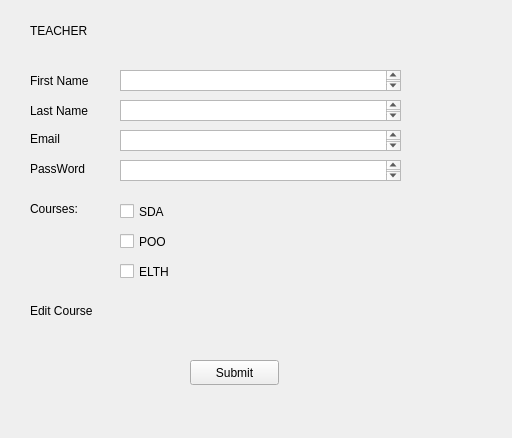
<?xml version="1.0" encoding="UTF-8"?>
<ui version="4.0">
 <class>menu_teacher</class>
 <widget class="QWidget" name="menu_teacher">
  <property name="geometry">
   <rect>
    <x>0</x>
    <y>0</y>
    <width>512</width>
    <height>438</height>
   </rect>
  </property>
  <property name="windowTitle">
   <string>Form</string>
  </property>
  <widget class="QLabel" name="label">
   <property name="geometry">
    <rect>
     <x>30</x>
     <y>20</y>
     <width>71</width>
     <height>21</height>
    </rect>
   </property>
   <property name="text">
    <string>TEACHER</string>
   </property>
  </widget>
  <widget class="QLabel" name="label_2">
   <property name="geometry">
    <rect>
     <x>30</x>
     <y>70</y>
     <width>81</width>
     <height>21</height>
    </rect>
   </property>
   <property name="text">
    <string>First Name</string>
   </property>
  </widget>
  <widget class="QLabel" name="label_3">
   <property name="geometry">
    <rect>
     <x>30</x>
     <y>100</y>
     <width>81</width>
     <height>21</height>
    </rect>
   </property>
   <property name="text">
    <string>Last Name</string>
   </property>
  </widget>
  <widget class="QLabel" name="label_4">
   <property name="geometry">
    <rect>
     <x>30</x>
     <y>130</y>
     <width>67</width>
     <height>17</height>
    </rect>
   </property>
   <property name="text">
    <string>Email</string>
   </property>
  </widget>
  <widget class="QLabel" name="label_5">
   <property name="geometry">
    <rect>
     <x>30</x>
     <y>160</y>
     <width>67</width>
     <height>17</height>
    </rect>
   </property>
   <property name="text">
    <string>PassWord</string>
   </property>
  </widget>
  <widget class="QLabel" name="label_6">
   <property name="geometry">
    <rect>
     <x>30</x>
     <y>200</y>
     <width>67</width>
     <height>17</height>
    </rect>
   </property>
   <property name="text">
    <string>Courses:</string>
   </property>
  </widget>
  <widget class="QTextEdit" name="textEdit">
   <property name="geometry">
    <rect>
     <x>120</x>
     <y>70</y>
     <width>281</width>
     <height>21</height>
    </rect>
   </property>
  </widget>
  <widget class="QTextEdit" name="textEdit_2">
   <property name="geometry">
    <rect>
     <x>120</x>
     <y>100</y>
     <width>281</width>
     <height>21</height>
    </rect>
   </property>
  </widget>
  <widget class="QTextEdit" name="textEdit_3">
   <property name="geometry">
    <rect>
     <x>120</x>
     <y>130</y>
     <width>281</width>
     <height>21</height>
    </rect>
   </property>
  </widget>
  <widget class="QTextEdit" name="textEdit_4">
   <property name="geometry">
    <rect>
     <x>120</x>
     <y>160</y>
     <width>281</width>
     <height>21</height>
    </rect>
   </property>
  </widget>
  <widget class="QCheckBox" name="checkBox">
   <property name="geometry">
    <rect>
     <x>120</x>
     <y>200</y>
     <width>92</width>
     <height>23</height>
    </rect>
   </property>
   <property name="text">
    <string>SDA</string>
   </property>
  </widget>
  <widget class="QCheckBox" name="checkBox_2">
   <property name="geometry">
    <rect>
     <x>120</x>
     <y>260</y>
     <width>92</width>
     <height>23</height>
    </rect>
   </property>
   <property name="text">
    <string>ELTH</string>
   </property>
  </widget>
  <widget class="QCheckBox" name="checkBox_3">
   <property name="geometry">
    <rect>
     <x>120</x>
     <y>230</y>
     <width>92</width>
     <height>23</height>
    </rect>
   </property>
   <property name="text">
    <string>POO</string>
   </property>
  </widget>
  <widget class="QLabel" name="label_7">
   <property name="geometry">
    <rect>
     <x>30</x>
     <y>300</y>
     <width>101</width>
     <height>21</height>
    </rect>
   </property>
   <property name="text">
    <string>Edit Course</string>
   </property>
  </widget>
  <widget class="QPushButton" name="pushButton">
   <property name="geometry">
    <rect>
     <x>190</x>
     <y>360</y>
     <width>89</width>
     <height>25</height>
    </rect>
   </property>
   <property name="text">
    <string>Submit</string>
   </property>
  </widget>
 </widget>
 <resources/>
 <connections/>
</ui>
